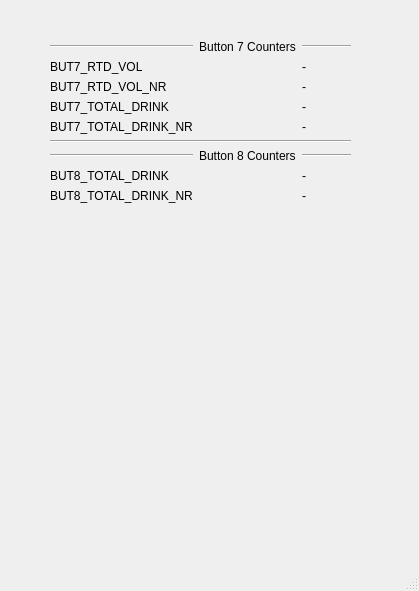
<?xml version="1.0" encoding="UTF-8"?>
<ui version="4.0">
 <class>WBSDbtn78cnt</class>
 <widget class="QMainWindow" name="WBSDbtn78cnt">
  <property name="geometry">
   <rect>
    <x>0</x>
    <y>0</y>
    <width>419</width>
    <height>591</height>
   </rect>
  </property>
  <property name="windowTitle">
   <string>MainWindow</string>
  </property>
  <widget class="QWidget" name="centralwidget">
   <widget class="QWidget" name="verticalLayoutWidget">
    <property name="geometry">
     <rect>
      <x>20</x>
      <y>10</y>
      <width>361</width>
      <height>541</height>
     </rect>
    </property>
    <layout class="QVBoxLayout" name="verticalLayout">
     <property name="leftMargin">
      <number>30</number>
     </property>
     <property name="topMargin">
      <number>30</number>
     </property>
     <property name="rightMargin">
      <number>30</number>
     </property>
     <property name="bottomMargin">
      <number>30</number>
     </property>
     <item>
      <layout class="QGridLayout" name="gridLayout_2">
       <item row="0" column="0">
        <widget class="Line" name="line">
         <property name="orientation">
          <enum>Qt::Horizontal</enum>
         </property>
        </widget>
       </item>
       <item row="1" column="0">
        <widget class="QLabel" name="label_23">
         <property name="text">
          <string>BUT7_RTD_VOL</string>
         </property>
        </widget>
       </item>
       <item row="1" column="1">
        <widget class="QLabel" name="lbl1">
         <property name="text">
          <string/>
         </property>
        </widget>
       </item>
       <item row="2" column="0">
        <widget class="QLabel" name="label_29">
         <property name="text">
          <string>BUT7_RTD_VOL_NR</string>
         </property>
        </widget>
       </item>
       <item row="3" column="0">
        <widget class="QLabel" name="label_31">
         <property name="text">
          <string>BUT7_TOTAL_DRINK</string>
         </property>
        </widget>
       </item>
       <item row="1" column="2">
        <widget class="QLabel" name="lbls1">
         <property name="text">
          <string>-</string>
         </property>
        </widget>
       </item>
       <item row="0" column="1">
        <widget class="QLabel" name="label_36">
         <property name="text">
          <string>Button 7 Counters</string>
         </property>
         <property name="alignment">
          <set>Qt::AlignCenter</set>
         </property>
        </widget>
       </item>
       <item row="2" column="1">
        <widget class="QLabel" name="lbl2">
         <property name="text">
          <string/>
         </property>
        </widget>
       </item>
       <item row="3" column="1">
        <widget class="QLabel" name="label_33">
         <property name="text">
          <string/>
         </property>
        </widget>
       </item>
       <item row="3" column="2">
        <widget class="QLabel" name="lbls2">
         <property name="text">
          <string>-</string>
         </property>
        </widget>
       </item>
       <item row="0" column="2">
        <widget class="Line" name="line_2">
         <property name="orientation">
          <enum>Qt::Horizontal</enum>
         </property>
        </widget>
       </item>
       <item row="4" column="0">
        <widget class="QLabel" name="label_44">
         <property name="text">
          <string>BUT7_TOTAL_DRINK_NR</string>
         </property>
        </widget>
       </item>
       <item row="4" column="1">
        <widget class="QLabel" name="label_45">
         <property name="text">
          <string/>
         </property>
        </widget>
       </item>
       <item row="4" column="2">
        <widget class="QLabel" name="lbls4">
         <property name="text">
          <string>-</string>
         </property>
        </widget>
       </item>
       <item row="2" column="2">
        <widget class="QLabel" name="lbls3">
         <property name="text">
          <string>-</string>
         </property>
        </widget>
       </item>
      </layout>
     </item>
     <item>
      <widget class="Line" name="line_5">
       <property name="orientation">
        <enum>Qt::Horizontal</enum>
       </property>
      </widget>
     </item>
     <item>
      <layout class="QGridLayout" name="gridLayout_3">
       <item row="1" column="1">
        <widget class="QLabel" name="label_38">
         <property name="text">
          <string/>
         </property>
        </widget>
       </item>
       <item row="1" column="2">
        <widget class="QLabel" name="lbls5">
         <property name="text">
          <string>-</string>
         </property>
        </widget>
       </item>
       <item row="0" column="1">
        <widget class="QLabel" name="label_40">
         <property name="text">
          <string>Button 8 Counters</string>
         </property>
        </widget>
       </item>
       <item row="0" column="2">
        <widget class="Line" name="line_4">
         <property name="orientation">
          <enum>Qt::Horizontal</enum>
         </property>
        </widget>
       </item>
       <item row="0" column="0">
        <widget class="Line" name="line_3">
         <property name="orientation">
          <enum>Qt::Horizontal</enum>
         </property>
        </widget>
       </item>
       <item row="1" column="0">
        <widget class="QLabel" name="label_37">
         <property name="text">
          <string>BUT8_TOTAL_DRINK</string>
         </property>
        </widget>
       </item>
       <item row="2" column="0">
        <widget class="QLabel" name="label_41">
         <property name="text">
          <string>BUT8_TOTAL_DRINK_NR</string>
         </property>
        </widget>
       </item>
       <item row="2" column="1">
        <widget class="QLabel" name="label_42">
         <property name="text">
          <string/>
         </property>
        </widget>
       </item>
       <item row="2" column="2">
        <widget class="QLabel" name="lbls6">
         <property name="text">
          <string>-</string>
         </property>
        </widget>
       </item>
      </layout>
     </item>
     <item>
      <spacer name="verticalSpacer">
       <property name="orientation">
        <enum>Qt::Vertical</enum>
       </property>
       <property name="sizeHint" stdset="0">
        <size>
         <width>20</width>
         <height>40</height>
        </size>
       </property>
      </spacer>
     </item>
    </layout>
   </widget>
  </widget>
  <widget class="QMenuBar" name="menubar">
   <property name="geometry">
    <rect>
     <x>0</x>
     <y>0</y>
     <width>419</width>
     <height>21</height>
    </rect>
   </property>
  </widget>
  <widget class="QStatusBar" name="statusbar"/>
 </widget>
 <resources/>
 <connections/>
</ui>
